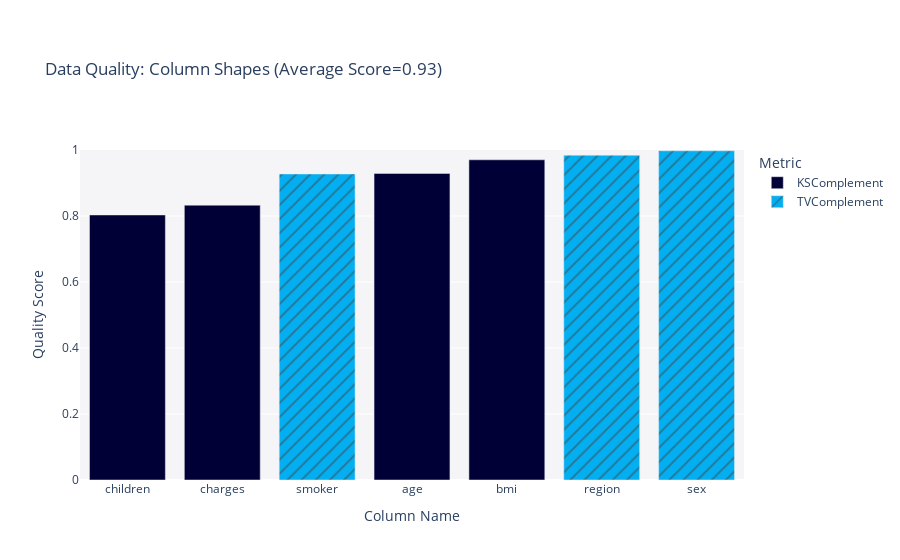

Notebook code cell kept with this figure:
### Markdown cell above
**Visualize the Quality report**

### Code cell
report = QualityReport()
report.generate(real_data, synthetic_data, metadata)
fig = report.get_visualization(property_name='Column Shapes')
fig.show()

### Figure 1 — Plotly figure (JSON) as saved in the notebook; plotly's stock layout.template omitted (floating-point values rounded to 4 significant figures)
{"data": [{"alignmentgroup": "True", "customdata": [["KSComplement"], ["KSComplement"], ["KSComplement"], ["KSComplement"]], "hovertemplate": "<b>%{hovertext}</b><br><br>Metric=%{customdata[0]}<br>Quality Score=%{y}<extra></extra>", "hovertext": ["age", "bmi", "children", "charges"], "legendgroup": "KSComplement", "marker": {"color": "#000036", "pattern": {"shape": ""}}, "name": "KSComplement", "offsetgroup": "KSComplement", "orientation": "v", "showlegend": true, "textposition": "auto", "type": "bar", "x": ["age", "bmi", "children", "charges"], "xaxis": "x", "y": [0.929, 0.9703, 0.8031, 0.8328], "yaxis": "y"}, {"alignmentgroup": "True", "customdata": [["TVComplement"], ["TVComplement"], ["TVComplement"]], "hovertemplate": "<b>%{hovertext}</b><br><br>Metric=%{customdata[0]}<br>Quality Score=%{y}<extra></extra>", "hovertext": ["sex", "smoker", "region"], "legendgroup": "TVComplement", "marker": {"color": "#03AFF1", "pattern": {"shape": "/"}}, "name": "TVComplement", "offsetgroup": "TVComplement", "orientation": "v", "showlegend": true, "textposition": "auto", "type": "bar", "x": ["sex", "smoker", "region"], "xaxis": "x", "y": [0.9976, 0.9274, 0.9843], "yaxis": "y"}], "layout": {"autosize": true, "barmode": "relative", "legend": {"title": {"text": "Metric"}, "tracegroupgap": 0}, "margin": {"t": 150}, "plot_bgcolor": "#F5F5F8", "title": {"text": "Data Quality: Column Shapes (Average Score=0.93)"}, "xaxis": {"anchor": "y", "autorange": true, "categoryorder": "total ascending", "domain": [0, 1], "range": [-0.5, 6.5], "title": {"text": "Column Name"}, "type": "category"}, "yaxis": {"anchor": "x", "domain": [0, 1], "range": [0, 1], "title": {"text": "Quality Score"}, "type": "linear"}}}
